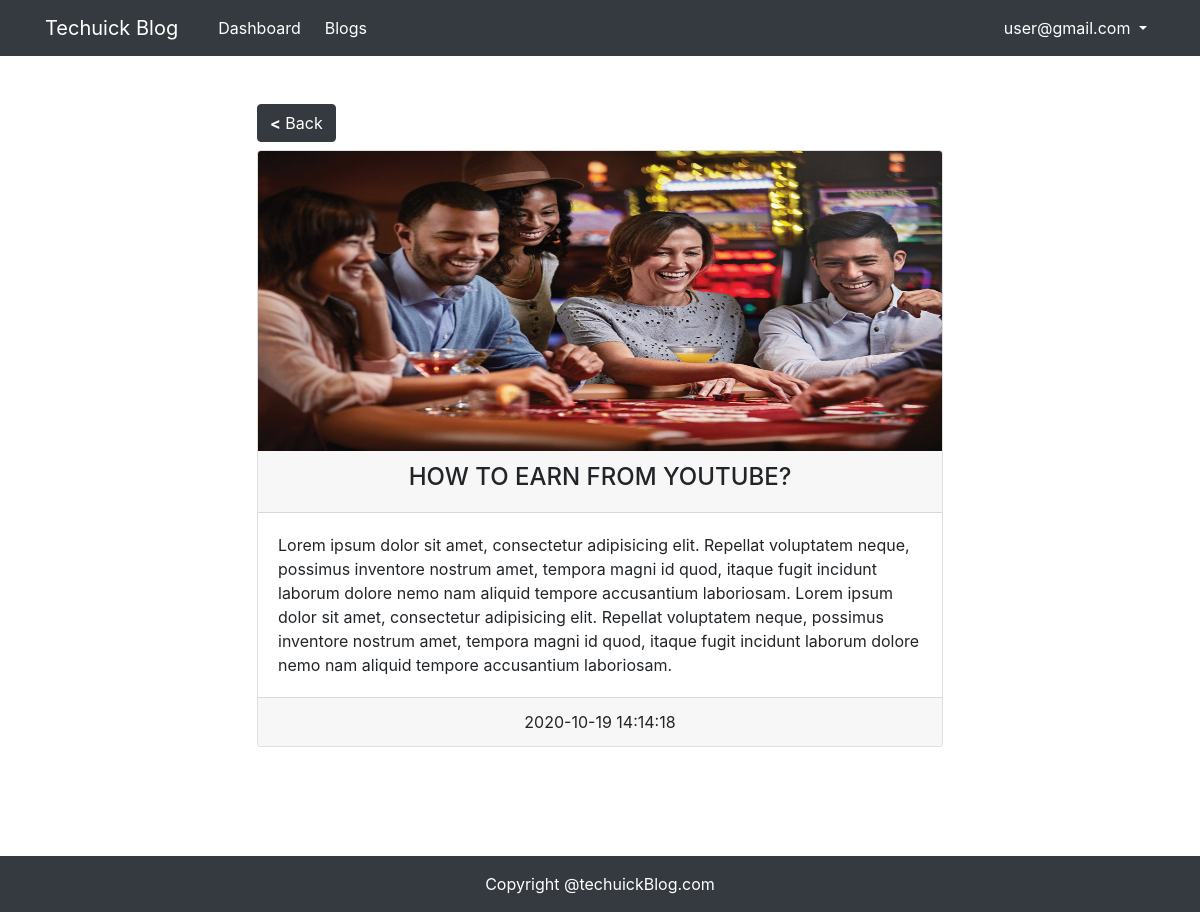
The page /users/viewBlog.php?id=31 (signed in) on the database its author committed.
### tables this page shows
CREATE TABLE IF NOT EXISTS `blogs` (
  `id` int(11) UNSIGNED NOT NULL AUTO_INCREMENT,
  `user_id` int(11) UNSIGNED NOT NULL,
  `title` varchar(50) NOT NULL,
  `description` text NOT NULL,
  `thumbnail` varchar(255) DEFAULT NULL,
  `created_at` datetime NOT NULL DEFAULT current_timestamp(),
  `updated_at` datetime DEFAULT NULL,
  `status` tinyint(4) NOT NULL DEFAULT 0,
  PRIMARY KEY (`id`),
  KEY `user_id` (`user_id`)
);

### users/viewBlog.php (the view, shortened to what this page needs)
<!DOCTYPE html>
<html lang="en">
<head>
	<link rel="stylesheet" href="../assets/bootstrap/css/bootstrap.min.css">
	<link rel="stylesheet" href="../assets/css/index.css">
</head>
<body>
	<?php include("../partials/header.php"); ?>
	<?php include("../connection.php"); ?>
	 <div class="container min-vh-100 p-5" id="wrapper">
		<div class="row justify-content-center">
			<div class="col-md-8">
				<a href="dashboard.php" class="btn btn-dark mb-2"> <strong>&lt;</strong> Back</a>
				<div class="card">
					<?php
						$sql="SELECT * FROM blogs where id='{$_GET['id']}'";
						$res=mysqli_query($conn,$sql);
						$row=mysqli_fetch_assoc($res);
					?>
					<img src="<?php echo '/PHPBlog/'.$row['thumbnail']; ?>" style="max-height: 300px;" class="card-img-top" alt="">
					<div class="card-header"><h4 class="text-center
						text-uppercase"><?php echo $row['title'];  ?></h4></div>
					<div class="card-body"><?php echo $row['description'];  ?></div>
					<div class="card-footer text-center"><?php echo $row['created_at'] ?></div>
				</div>
			</div>
		</div>
    </div>
	<?php  include_once("../partials/footer.php"); ?>
</body>
</html>

### rows shown on the page
blogs: thumbnail (picture), title "HOW TO EARN FROM YOUTUBE?", description "Lorem ipsum dolor sit amet, consectetur adipisicing elit. Repellat voluptatem neque, possimus inventore nostrum amet, tempora magni id quod, itaque fugit incidunt laborum dolore nemo nam aliquid tempore accusantium laboriosam. Lorem ipsum dolor sit amet, consectetur adipisicing elit. Repellat voluptatem neque, possimus inventore nostrum amet, tempora magni id quod, itaque fugit incidunt laborum dolore nemo nam aliquid tempore accusantium laboriosam.", created_at "2020-10-19 14:14:18"

### other values the page prints
$_SESSION['USER-NAME'] "user@gmail.com"
